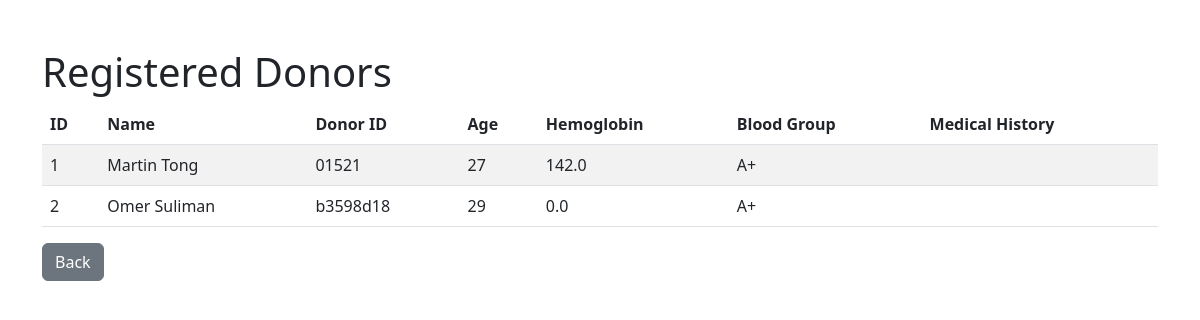
/view_donors, run on the app's committed database.
### tables this page shows
CREATE TABLE donors
                (id INTEGER PRIMARY KEY AUTOINCREMENT,
                 name TEXT, donor_id TEXT, age INTEGER,
                 hemoglobin REAL, blood_group TEXT, medical_history TEXT);

### app.py (the view)
@app.route('/view_donors')
def view_donors():
   conn = sqlite3.connect('blood_donation.db')
   c = conn.cursor()
   c.execute("SELECT * FROM donors")
   donors = c.fetchall()
   conn.close()
   return render_template('view_donors.html', donors=donors)

### templates/view_donors.html (shortened to what this page needs)
<!DOCTYPE html>
<html lang="en">
<head>
	<link href="https://cdn.jsdelivr.net/npm/bootstrap@5.3.0/dist/css/bootstrap.min.css" rel="stylesheet">
</head>
<body>
	<div class="container">
    	<h1 class="mt-5">Registered Donors</h1>
    	<table class="table table-striped">
        	<thead>
            	<tr>
                	<th>ID</th>
                	<th>Name</th>
                	<th>Donor ID</th>
                	<th>Age</th>
                	<th>Hemoglobin</th>
                	<th>Blood Group</th>
                	<th>Medical History</th>
            	</tr>
        	</thead>
        	<tbody>
            	{% for donor in donors %}
            	<tr>
                	<td>{{ donor[0] }}</td>
                	<td>{{ donor[1] }}</td>
                	<td>{{ donor[2] }}</td>
                	<td>{{ donor[3] }}</td>
                	<td>{{ donor[4] }}</td>
                	<td>{{ donor[5] }}</td>
                	<td>{{ donor[6] }}</td>
            	</tr>
            	{% endfor %}
        	</tbody>
    	</table>
    	<a href="/" class="btn btn-secondary">Back</a>
	</div>
</body>
</html>

### data on the page
donors: id "1", name "Martin Tong", donor "01521", age "27", hemoglobin "142.0", blood_group "A+"
donors: id "2", name "Omer Suliman", donor "b3598d18", age "29", hemoglobin "0.0", blood_group "A+"
